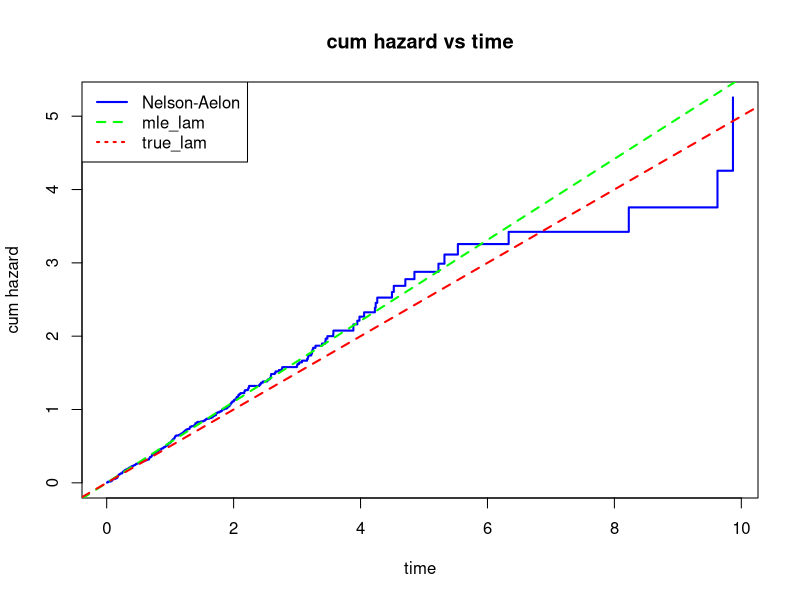

This chart was generated by the following R code:
#pract:- 11set.seed(123)
true_lam=0.5
pc=0.2
cens_lam=pc*true_lam/(1-pc)

x=rexp(300,rate=true_lam)
cens_x=rexp(300,rate=cens_lam)

times=pmin(x,cens_x)
delta=as.numeric(x<=cens_x)

lam_hat=sum(delta)/sum(times)
lam_hat

times
ord=order(times)
order_x=times[ord]
status=delta[ord]

risk=rev(cumsum(rev(rep(1,300))))
risk1=300:1
d=status
haz_line=d/risk
cum_haz=cumsum(haz_line)

plot(order_x,cum_haz,col="blue",main="cum hazard vs time",lwd=2,type="s",xlab="time",ylab="cum hazard")

abline(0,lam_hat,col="green",lty=2,lwd=2)
abline(0,true_lam,col="red",lty=2,lwd=2)
legend("topleft",col=c("blue","green","red"),legend=c("Nelson-Aelon" ,"mle_lam","true_lam"),lty=c(1,2,3),lwd=2)
